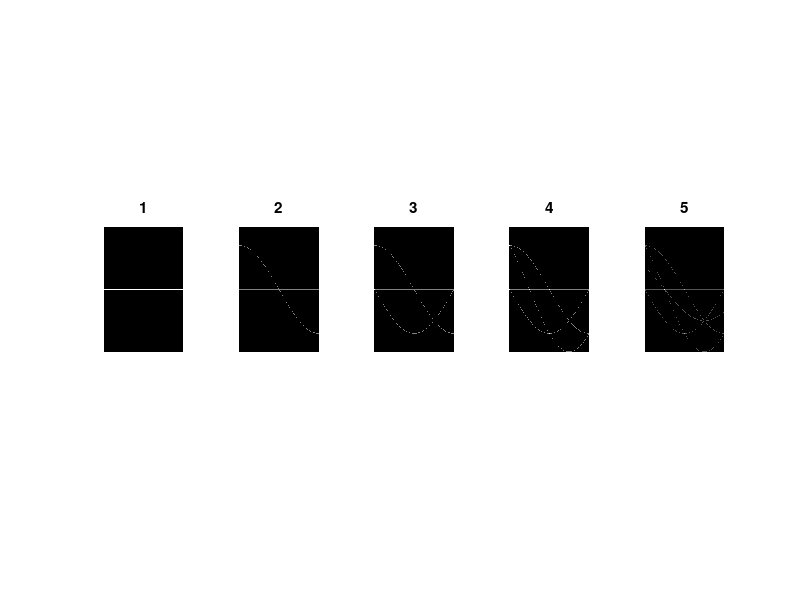

MATLAB code for this plot: (Note: this script raises an error after producing the figure.)
function [] = HW1Q1()
% Task 1 - transform

N = 101;
M = ceil(101 / 2);
f=zeros(N,N);

values = [[1,1],[N,1],[1,N],[N,N],[M,M]];

figure;
index = 1;
last = numel(values) - 1;

for k = 1:2:last
    x = values(k);
    y = values(k + 1);
    f(x,y)=1;
    H=hough(f);
    subplot(1,5,index);
    imshow(H,[])
    title(num2str(index));
    index = index + 1;
end    

%% Task 1 - Canny edge detector

addpath('hough');

N = 256;
square_start = N / 4;
square_end = square_start + N / 2;
I = zeros(N);
I(square_start:square_end, square_start:square_end) = 1;

houghOverlay('Square: Bitmap',I);

%% Task 1 - Line linking on building.jpg

addpath('hough');

I = imread('building.jpg');
houghOverlay('Building.jpg',I);

%% with more suitable parameters for Canny edge detector

addpath('hough');
I = im2double(imread('building.jpg'));

% image median, adaptive lower and upper thresholds for edges
image_median = double(median(I(:)));
threshold = 0.15 * image_median;
    
I = imread('building.jpg');
houghOverlay('Building.jpg',I, threshold);